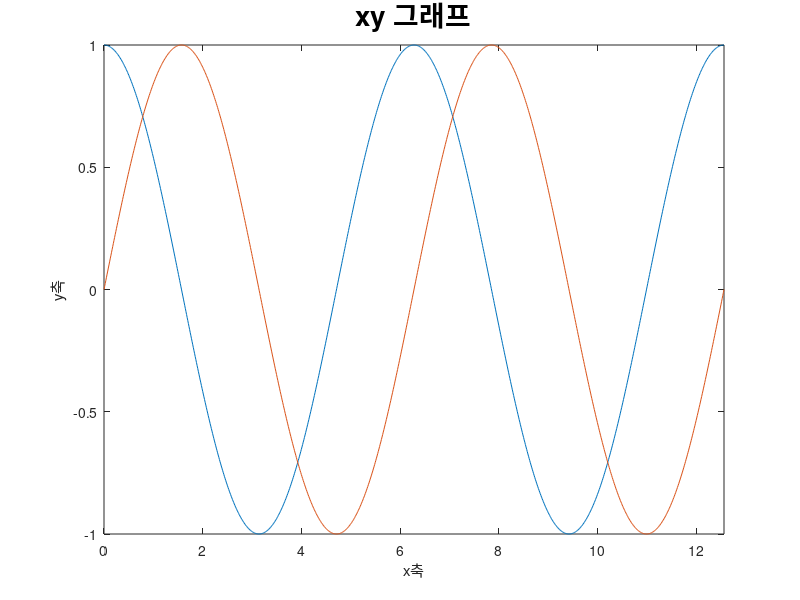

Write the MATLAB code that produced this figure.
% 직선함수
plot([2,5,7],[1,2,3])

% cos함수
x = linspace(0,4*pi,1000); % pi, 정의된 상수
y = cos(x);
plot(x,y)   % plot(x, y, 'r:', 'LineWidth', 5) 빨간색 점선,굵게

xlabel('x축')    % fontsize : 20
ylabel('y축')
title('xy 그래프','fontsize', 20)

hold on % 그래프 같이 그리고 싶을 때

y2 = sin(x);
plot(x,y2)
 
hold off
xlim([0, 4*pi]) % x축 제한